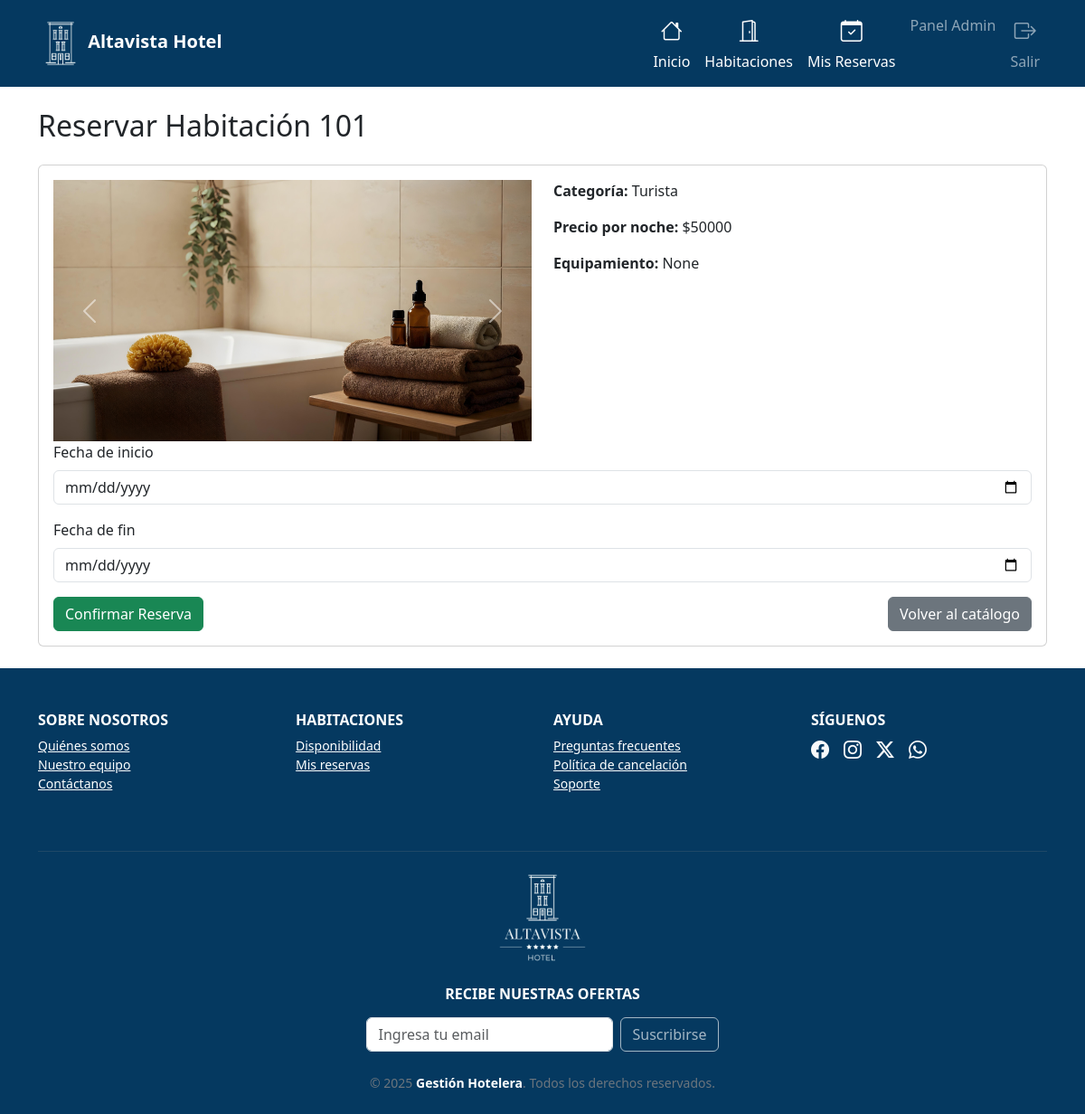
The page /reservar/1/ (signed in) on the database its author committed.
### reservas/models.py (models this page shows, shortened)
class Habitacion(models.Model):
    CATEGORIAS = [
        ('TURISTA', 'Turista'),
        ('PREMIUM', 'Premium'),
    ]
    numero = models.IntegerField(unique=True)
    categoria = models.CharField(max_length=10, choices=CATEGORIAS)
    descripcion = models.TextField()
    equipamiento = models.TextField(blank=True, null=True)  # agregado
    precio_diario = models.IntegerField()  # <-- ahora entero
    disponible = models.BooleanField(default=True)

class ImagenHabitacion(models.Model):
    habitacion = models.ForeignKey(Habitacion, on_delete=models.CASCADE, related_name='imagenes')
    imagen = models.ImageField(upload_to='habitaciones/')  # soporta mínimo 3 imágenes por habitación

### reservas/views.py (the view)
# urls.py: path('reservar/<int:habitacion_id>/', views.realizar_reserva, name='realizar_reserva'),
@login_required
def realizar_reserva(request, habitacion_id):
    habitacion = get_object_or_404(Habitacion, id=habitacion_id)
    cliente = get_object_or_404(Cliente, email=request.user.email)
    if request.method == "POST":
        form = ReservaForm(request.POST)
        if form.is_valid():
            reserva = form.save(commit=False)
            reserva.habitacion = habitacion
            reserva.cliente = cliente
            if reserva.overlaps():
                form.add_error(None, "⚠️ La habitación ya está reservada en esas fechas.")
            else:
                dias = (reserva.fecha_fin - reserva.fecha_inicio).days + 1
                reserva.monto_total = dias * habitacion.precio_diario
                reserva.monto_reserva = int(reserva.monto_total * 0.3)
                reserva.save()
                return redirect("mis_reservas")
    else:
        form = ReservaForm()
    return render(request, "reservas/reserva_form.html", {"form": form, "habitacion": habitacion})

### reservas/forms.py (shortened to what this page needs)
class ReservaForm(forms.ModelForm):
    class Meta:
        model = Reserva
        fields = ["fecha_inicio", "fecha_fin"]
        widgets = {
            "fecha_inicio": forms.DateInput(attrs={"class": "form-control", "type": "date"}),
            "fecha_fin": forms.DateInput(attrs={"class": "form-control", "type": "date"}),
        }

### reservas/templatetags/custom_tags.py (called while the page is built)
@register.filter(name='has_group')
def has_group(user, group_name):
    return user.groups.filter(name=group_name).exists()

### templates/reservas/reserva_form.html (shortened to what this page needs)
{% extends "reservas/base.html" %}
{% block content %}
<div class="container">
  <h2 class="mb-4 mt-4">Reservar Habitación {{ habitacion.numero }}</h2>
<div class="card mb-4">
  <div class="card-body">
    <div class="row">
      <div class="col-md-6">
         {% if habitacion.imagenes.all %}
        <div id="carousel{{ habitacion.id }}" class="carousel slide" data-bs-ride="carousel">
          <div class="carousel-inner">
            {% for imagen in habitacion.imagenes.all %}
              <div class="carousel-item {% if forloop.first %}active{% endif %}">
                <img src="{{ imagen.imagen.url }}" class="d-block w-100" alt="Imagen Habitación {{ habitacion.numero }}">
              </div>
            {% endfor %}
          </div>
          <button class="carousel-control-prev" type="button" data-bs-target="#carousel{{ habitacion.id }}" data-bs-slide="prev">
            <span class="carousel-control-prev-icon" aria-hidden="true"></span>
          </button>
          <button class="carousel-control-next" type="button" data-bs-target="#carousel{{ habitacion.id }}" data-bs-slide="next">
            <span class="carousel-control-next-icon" aria-hidden="true"></span>
          </button>
        </div>
        {% else %}
        <img src="../../../media/habitaciones/interior-modern-comfortable-hotel-room.jpg" class="card-img-top" alt="Sin imagen">
        {% endif %}
      </div>
      <div class="col-md-6">
        <p><strong>Categoría:</strong> {{ habitacion.get_categoria_display }}</p>
        <p><strong>Precio por noche:</strong> ${{ habitacion.precio_diario }}</p>
        <p><strong>Equipamiento:</strong> {{ habitacion.equipamiento }}</p>
      </div>
    </div>
    <form method="post" class="needs-validation" novalidate>
      <div class="mb-3">
        <label for="id_fecha_inicio" class="form-label">Fecha de inicio</label>
        {{ form.fecha_inicio }}
      </div>
      <div class="mb-3">
        <label for="id_fecha_fin" class="form-label">Fecha de fin</label>
        {{ form.fecha_fin }}
      </div>
      <div class="d-flex justify-content-between">
        <button type="submit" class="btn btn-success">Confirmar Reserva</button>
        <a href="{% url 'ver_habitaciones' %}" class="btn btn-secondary">Volver al catálogo</a>
      </div>
    </form>
  </div>
</div>
</div>
{% endblock %}

### static/css/styles.css (style rules this page uses)
html, body { height: 100%; margin: 0; padding: 0; }

### rows shown on the page
Habitacion: numero "101", categoria "Turista", precio_diario "50000", equipamiento "None"
ImagenHabitacion: imagen (picture)
